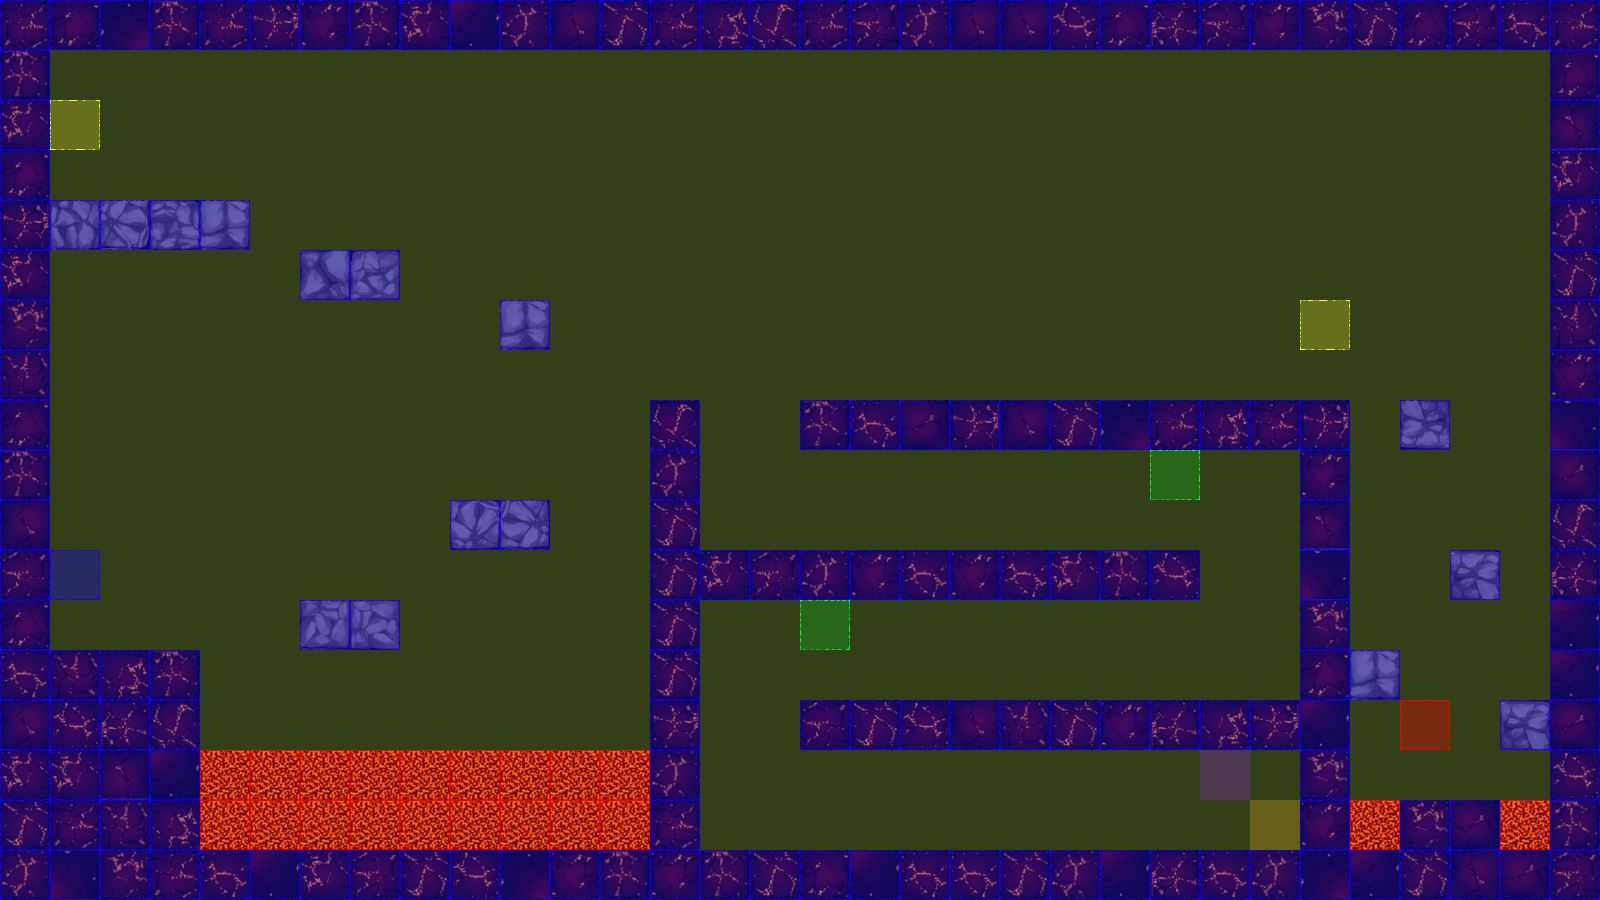

Below is a game level as drawn by its tile map, then a one-line description and the .tmx that defines it (tile-layer data replaced by summaries):
An orthogonal 32x18 tile map with 50x50 px tiles, 3 tile layers (terrain, collision, event), 2 tilesets.

<map version="1.0" orientation="orthogonal" renderorder="left-up" width="32" height="18" tilewidth="50" tileheight="50" nextobjectid="3">
 <tileset firstgid="1" name="dungeonTile.png" tilewidth="50" tileheight="50" tilecount="64" columns="8">
  <image source="tiles/dungeonTile.png" width="400" height="400" />
 </tileset>
 <tileset firstgid="65" name="collisionTile" tilewidth="50" tileheight="50" tilecount="12" columns="3">
  <image source="tiles/collisionTile.png" width="150" height="200" />
 </tileset>
 <layer name="terrain" width="32" height="18">
  <data>[576 cells, 193 non-empty, 35 distinct tile ids]</data>
 </layer>
 <layer name="collision" width="32" height="18">
  <data>[576 cells, 576 non-empty, 3 distinct tile ids]</data>
 </layer>
 <layer name="event" width="32" height="18">
  <data>[576 cells, 8 non-empty, 6 distinct tile ids]</data>
 </layer>
</map>
